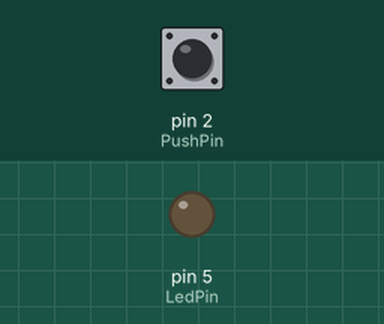
Simulated run of this sketch. Board: Arduino Uno, built with avr-gcc and run on an emulated ATmega328P. On the bench: output pins drawn as LEDs (lit = HIGH). The inputs (shaded band) are chosen by the test bench; at power-on: pin 2 (PushPin) LOW.

Above: at 1.2 s.
1.3 s: pin 2 (PushPin) pulled HIGH for 0.15 s
At 1.37 s:
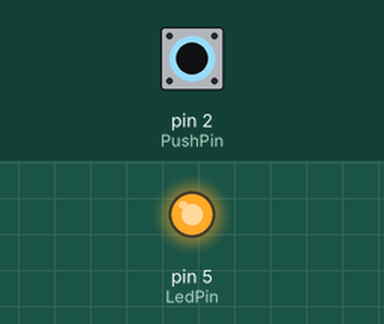
2.9 s: pin 2 (PushPin) pulled HIGH for 3.2 s
At 7.2 s:
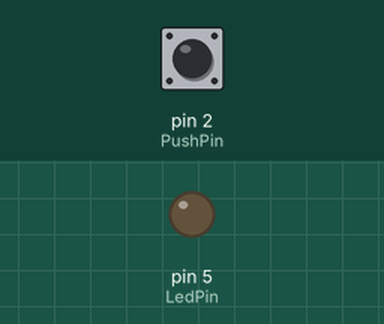
Timing chart, 0 to 8.7 s (numbered marks = the images above; inputs shaded):
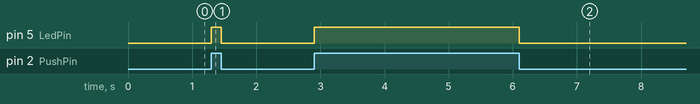

The sketch:

dht_sensor.ino
```cpp
#include "DHT.h"
#define DPIN 4
#define DTYPE DHT11

#define PushPin  2
#define LedPin  5

void setup() {
  Serial.begin(9600);
  pinMode(PushPin, INPUT);
  pinMode(LedPin ,OUTPUT );
}

void loop() {
  if(digitalRead(PushPin)==HIGH) {
    digitalWrite(LedPin,HIGH);

  }else{
    digitalWrite(LedPin, LOW);
  }

}
```

Measured:
- after the input at 1.3 s, pin 5 (LedPin): LOW → HIGH at once, → LOW 0.15 s later
- after the input at 2.9 s, pin 5 (LedPin): LOW → HIGH at once, → LOW 3.2 s later
